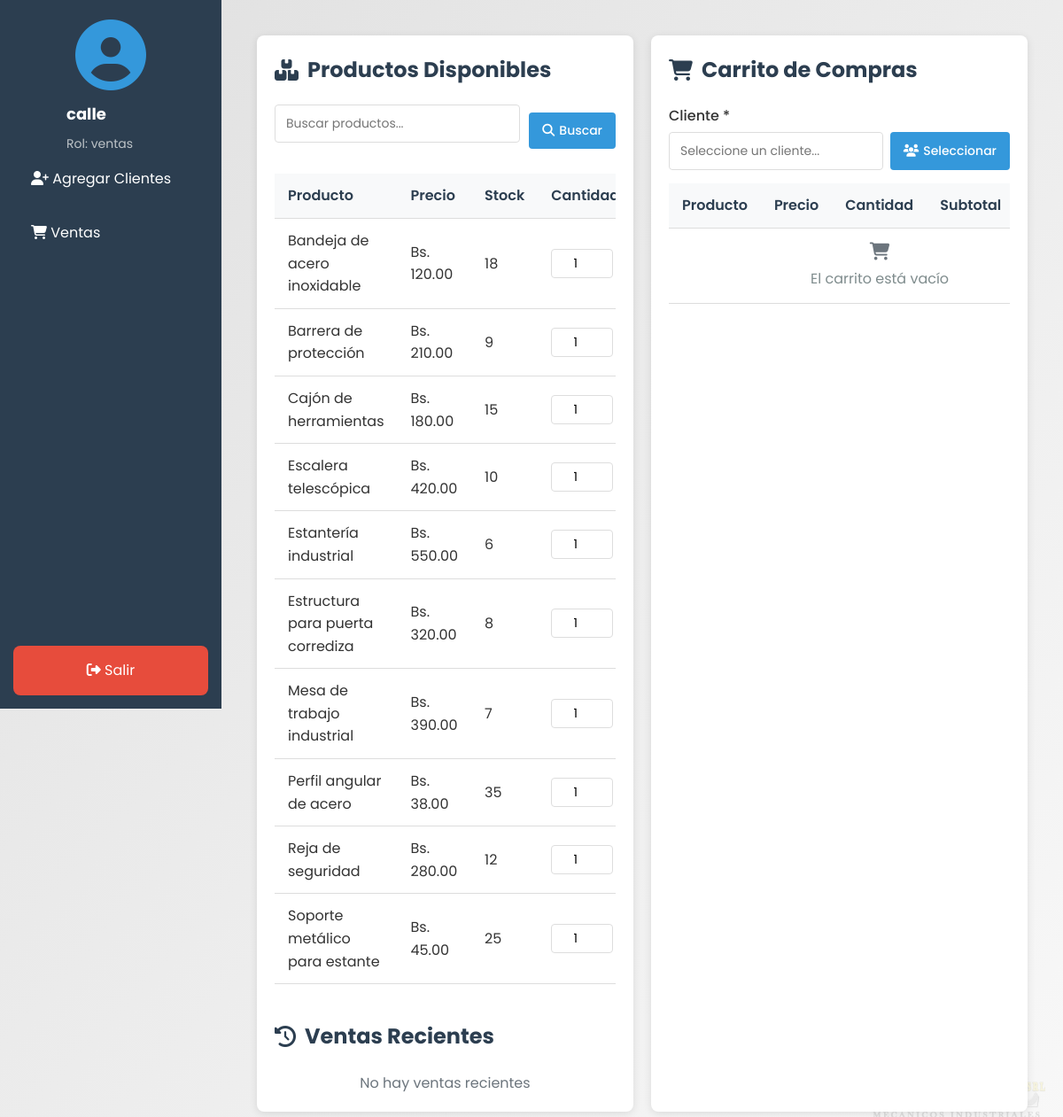
/Metalcnc/principal.php?vista=ventas_productos (signed in), run on the app's committed database.
### tables this page shows
CREATE TABLE `almacen_productos` (
  `id_producto` int(11) NOT NULL AUTO_INCREMENT,
  `nombre_producto` varchar(100) NOT NULL,
  `descripcion` text DEFAULT NULL,
  `cantidad` int(11) NOT NULL DEFAULT 0,
  `precio_unitario` decimal(10,2) NOT NULL,
  `ubicacion` varchar(100) NOT NULL,
  PRIMARY KEY (`id_producto`)
);

### Metalcnc/productos_venta.php (the view, shortened to what this page needs)
<?php
require 'db_connection.php';
$busqueda = isset($_POST['busqueda']) ? trim($_POST['busqueda']) : '';
if (!empty($busqueda)) {
    $stmt = $mysqli->prepare("SELECT * FROM almacen_productos WHERE (nombre_producto LIKE ? OR descripcion LIKE ?) AND cantidad > 0 ORDER BY nombre_producto");
    $busqueda_like = "%$busqueda%";
    $stmt->bind_param("ss", $busqueda_like, $busqueda_like);
    $stmt->execute();
    $productos = $stmt->get_result();
} else {
    $productos = $mysqli->query("SELECT * FROM almacen_productos WHERE cantidad > 0 ORDER BY nombre_producto");
}
$historial = $mysqli->query("
    SELECT v.codigo_venta, v.fecha_venta, c.nombres, c.apellidos, v.total
    FROM ventas v
    JOIN clientes c ON v.id_cliente = c.id_cliente
    ORDER BY v.fecha_venta DESC LIMIT 5
");
?>
<!DOCTYPE html>
<html lang="es">
<head>
    <link rel="stylesheet" href="https://cdnjs.cloudflare.com/ajax/libs/font-awesome/6.4.0/css/all.min.css">
</head>
<body>
    <div class="container">
        <div class="panel">
            <h2><i class="fas fa-boxes"></i> Productos Disponibles</h2>
            <form method="POST" class="search-form">
                <div class="form-group">
                    <input type="text" name="busqueda" placeholder="Buscar productos..."
                           value="<?php echo isset($_POST['busqueda']) ? htmlspecialchars($_POST['busqueda']) : ''; ?>">
                </div>
                <button type="submit" name="buscar_producto" class="btn btn-primary">
                    <i class="fas fa-search"></i> Buscar
                </button>
            </form>
            <div class="table-responsive">
                <table>
                    <thead>
                        <tr>
                            <th>Producto</th>
                            <th>Precio</th>
                            <th>Stock</th>
                            <th>Cantidad</th>
                        </tr>
                    </thead>
                    <tbody>
                        <?php if ($productos->num_rows > 0): ?>
                            <?php while ($producto = $productos->fetch_assoc()): ?>
                                <tr>
                                    <td><?php echo htmlspecialchars($producto['nombre_producto']); ?></td>
                                    <td>Bs. <?php echo number_format($producto['precio_unitario'], 2); ?></td>
                                    <td><?php echo $producto['cantidad']; ?></td>
                                    <td>
                                        <input type="number" class="cantidad-input" value="1" min="1" max="<?php echo $producto['cantidad']; ?>"
                                               id="cantidad-<?php echo $producto['id_producto']; ?>">
                                    </td>
                                </tr>
                            <?php endwhile; ?>
                        <?php endif; ?>
                    </tbody>
                </table>
            </div>
            <h2 style="margin-top: 20px;"><i class="fas fa-history"></i> Ventas Recientes</h2>
            <div class="historial-ventas">
                <?php if ($historial->num_rows > 0): ?>
                    <?php while ($venta = $historial->fetch_assoc()): ?>
                        <div class="historial-item">
                            <div class="historial-info">
                                <strong>#<?php echo str_pad($venta['codigo_venta'], 6, '0', STR_PAD_LEFT); ?></strong>
                                <span><?php echo htmlspecialchars($venta['nombres'] . ' ' . $venta['apellidos']); ?></span>
                                <small><?php echo date('d/m/Y H:i', strtotime($venta['fecha_venta'])); ?></small>
                            </div>
                            <div class="historial-total">
                                Bs. <?php echo number_format($venta['total'], 2); ?>
                            </div>
                        </div>
                    <?php endwhile; ?>
                <?php else: ?>
                    <p style="text-align: center; color: #6c757d;">No hay ventas recientes</p>
                <?php endif; ?>
            </div>
        </div>
        <div class="panel">
            <h2><i class="fas fa-shopping-cart"></i> Carrito de Compras</h2>
            <div class="form-group">
                <label for="cliente-seleccionado">Cliente *</label>
                <div style="display: flex; gap: 8px;">
                    <input type="text" id="cliente-seleccionado" placeholder="Seleccione un cliente..." readonly required
                           value="<?php echo isset($_POST['cliente_nombre']) ? htmlspecialchars($_POST['cliente_nombre']) : ''; ?>">
                    <button type="button" onclick="abrirModalClientes()" class="btn btn-primary">
                        <i class="fas fa-users"></i> Seleccionar
                    </button>
                </div>
            </div>
            <form method="POST" id="form-carrito">
                <div class="table-responsive">
                    <table>
                        <thead>
                            <tr>
                                <th>Producto</th>
                                <th>Precio</th>
                                <th>Cantidad</th>
                                <th>Subtotal</th>
                            </tr>
                        </thead>
                        <tbody id="lista-carrito">
                            <?php if (!empty($_SESSION['carrito'])): ?>
                                <?php foreach ($_SESSION['carrito'] as $id => $item): ?>
                                <tr class="carrito-item">
                                    <td><?php echo htmlspecialchars($item['nombre']); ?></td>
                                    <td>Bs. <?php echo number_format($item['precio'], 2); ?></td>
                                    <td>
                                        <input type="number" name="cantidades[<?php echo $id; ?>]"
                                               value="<?php echo $item['cantidad']; ?>" min="1" max="<?php echo $item['stock']; ?>"
                                               class="cantidad-input" onchange="actualizarTotales()">
                                    </td>
                                    <td class="subtotal-item">Bs. <?php echo number_format($item['precio'] * $item['cantidad'], 2); ?></td>
                                    <td>
                                        <form method="POST" style="display:inline;">
                                            <input type="hidden" name="eliminar_producto" value="<?php echo $id; ?>">
                                            <button type="submit" class="btn btn-danger btn-sm" title="Eliminar">
                                                <i class="fas fa-trash-alt"></i>
                                            </button>
                                        </form>
                                    </td>
                                </tr>
                                <?php endforeach; ?>
                            <?php else: ?>
                                <tr>
                                    <td colspan="5" style="text-align: center; padding: 15px;">
                                        <i class="fas fa-shopping-cart" style="font-size: 20px; color: #6c757d; margin-bottom: 8px;"></i>
                                        <p>El carrito está vacío</p>
                                    </td>
                                </tr>
                            <?php endif; ?>
                        </tbody>
                    </table>
                </div>
            </form>
        </div>
    </div>
</body>
</html>

### Metalcnc/principal.php (style rules this page uses)
* { margin: 0; padding: 0; box-sizing: border-box; font-family: 'Roboto', sans-serif; }
body { display: flex; min-height: 100vh; background: linear-gradient(to bottom right, #e0e0e0, #f8f8f8); flex-direction: column; position: relative; }
.content p { color: #7f8c8d; text-align: center; }

### Metalcnc/productos_venta.php (style rules this page uses)
:root { --primary-color: #3498db; --secondary-color: #2980b9; --success-color: #2ecc71; --danger-color: #e74c3c; --warning-color: #f39c12; --light-color: #ecf0f1; --dark-color: #2c3e50; --gray-color: #95a5a6; }
* { margin: 0; padding: 0; box-sizing: border-box; font-family: 'Poppins', sans-serif; }
body { background-color: #f5f5f5; color: #333; line-height: 1.6; }
.container { display: flex; min-height: 100vh; gap: 20px; padding: 20px; }
.panel { flex: 1; background: white; border-radius: 8px; box-shadow: 0 2px 10px rgba(0, 0, 0, 0.1); padding: 20px; overflow-y: auto; }
h2 { color: var(--dark-color); margin-bottom: 20px; font-size: 1.5rem; display: flex; align-items: center; gap: 10px; }
.search-form { display: flex; gap: 10px; margin-bottom: 20px; align-items: center; }
.form-group { margin-bottom: 15px; }
label { display: block; margin-bottom: 5px; font-weight: 500; }
input, select, textarea { width: 100%; padding: 10px 12px; border: 1px solid #ddd; border-radius: 4px; font-size: 14px; }
.btn { padding: 10px 15px; border: none; border-radius: 4px; cursor: pointer; font-size: 14px; font-weight: 500; display: inline-flex; align-items: center; gap: 5px; transition: all 0.3s; }
.btn-primary { background-color: var(--primary-color); color: white; }
.table-responsive { overflow-x: auto; }
table { width: 100%; border-collapse: collapse; margin-bottom: 20px; }
th, td { padding: 12px 15px; text-align: left; border-bottom: 1px solid #ddd; }
th { background-color: #f8f9fa; font-weight: 600; color: var(--dark-color); }
.cantidad-input { width: 70px; text-align: center; padding: 5px; }
.historial-ventas { margin-top: 20px; }

### data on the page
almacen_productos: nombre_producto "Bandeja de acero inoxidable", precio_unitario "120.00", cantidad "18"
almacen_productos: nombre_producto "Barrera de protección", precio_unitario "210.00", cantidad "9"
almacen_productos: nombre_producto "Cajón de herramientas", precio_unitario "180.00", cantidad "15"
almacen_productos: nombre_producto "Escalera telescópica", precio_unitario "420.00", cantidad "10"
almacen_productos: nombre_producto "Estantería industrial", precio_unitario "550.00", cantidad "6"
almacen_productos: nombre_producto "Estructura para puerta corrediza", precio_unitario "320.00", cantidad "8"
almacen_productos: nombre_producto "Mesa de trabajo industrial", precio_unitario "390.00", cantidad "7"
almacen_productos: nombre_producto "Perfil angular de acero", precio_unitario "38.00", cantidad "35"
almacen_productos: nombre_producto "Reja de seguridad", precio_unitario "280.00", cantidad "12"
almacen_productos: nombre_producto "Soporte metálico para estante", precio_unitario "45.00", cantidad "25", id_producto "1"

### other printed values
$usuario "calle"
$rol "ventas"
